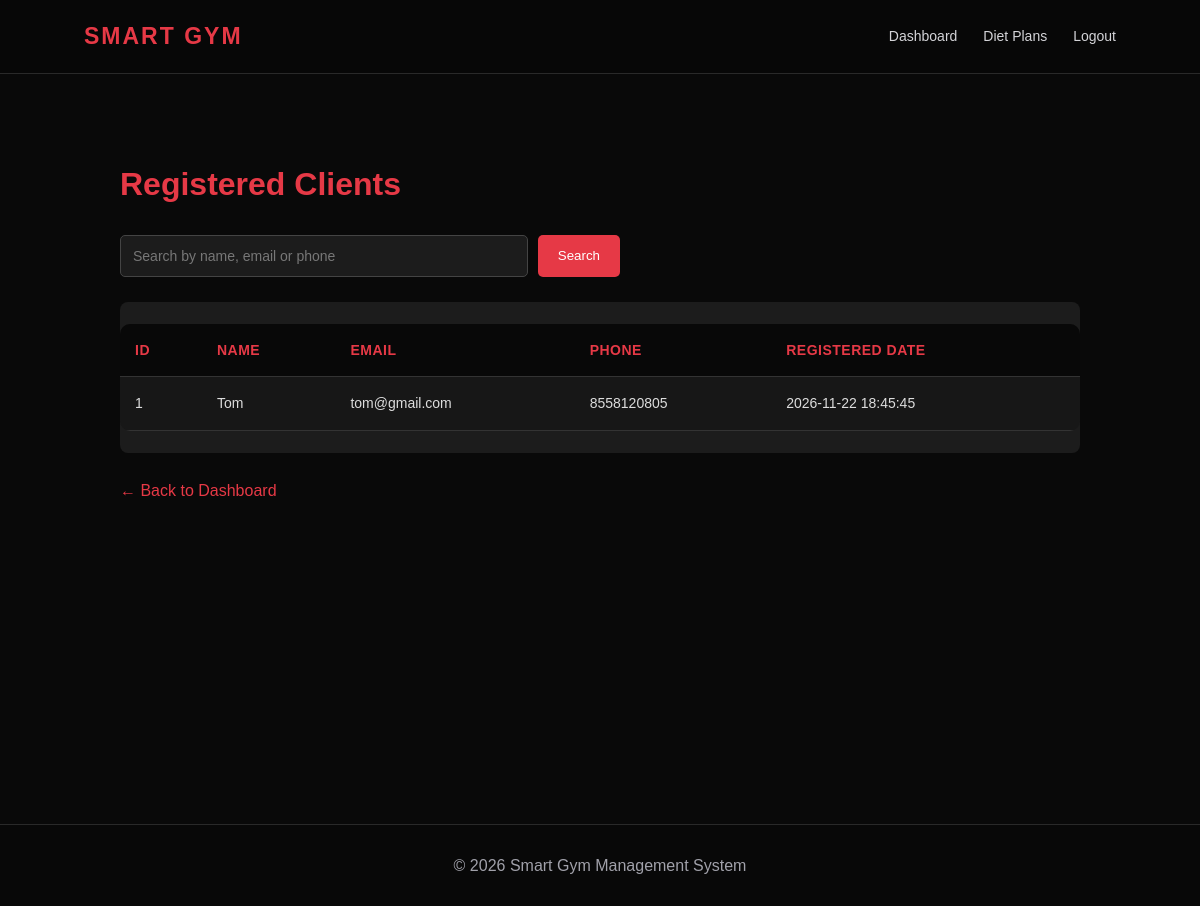
The app's page /dietitian/clients.php (signed in) with its own data.
### tables this page shows
CREATE TABLE `clients` (
  `id` int NOT NULL AUTO_INCREMENT,
  `name` varchar(100) NOT NULL,
  `email` varchar(150) NOT NULL,
  `phone` varchar(15) NOT NULL,
  `password` varchar(255) NOT NULL,
  `created_at` timestamp NULL DEFAULT CURRENT_TIMESTAMP,
  PRIMARY KEY (`id`),
  UNIQUE KEY `email` (`email`)
);

### dietitian/clients.php (the view, shortened to what this page needs)
<?php
require_once "../config/database.php";
$search = trim($_GET["search"] ?? "");
if ($search !== "") {
    $stmt = $conn->prepare(
        "SELECT id, name, email, phone, created_at
         FROM clients
         WHERE name LIKE ? OR email LIKE ? OR phone LIKE ?
         ORDER BY id DESC"
    );
    $term = "%" . $search . "%";
    $stmt->execute([$term, $term, $term]);
} else {
    $stmt = $conn->query(
        "SELECT id, name, email, phone, created_at
         FROM clients
         ORDER BY id DESC"
    );
}
$clients = $stmt->fetchAll();
?>
<!DOCTYPE html>
<html lang="en">
<head>
    <link rel="stylesheet" href="../assets/css/style.css">
</head>
<body>
<header class="navbar">
    <h2>SMART GYM</h2>
    <nav>
        <a href="dashboard.php">Dashboard</a>
        <a href="diet_plans.php">Diet Plans</a>
        <a href="logout.php">Logout</a>
    </nav>
</header>
<main class="container">
    <h1>Registered Clients</h1>
    <form method="GET" class="search-form">
        <input
            type="search"
            name="search"
            placeholder="Search by name, email or phone"
            value="<?= htmlspecialchars($search) ?>"
        >
        <button type="submit">Search</button>
    </form>
    <div class="table-container">
        <table>
            <thead>
                <tr>
                    <th>ID</th>
                    <th>Name</th>
                    <th>Email</th>
                    <th>Phone</th>
                    <th>Registered Date</th>
                </tr>
            </thead>
            <tbody>
                <?php if (empty($clients)): ?>
                    <tr>
                        <td colspan="5" class="empty">
                            No clients found.
                        </td>
                    </tr>
                <?php else: ?>
                    <?php foreach ($clients as $client): ?>
                        <tr>
                            <td><?= (int)$client["id"] ?></td>
                            <td><?= htmlspecialchars($client["name"]) ?></td>
                            <td><?= htmlspecialchars($client["email"]) ?></td>
                            <td><?= htmlspecialchars($client["phone"]) ?></td>
                            <td><?= htmlspecialchars($client["created_at"]) ?></td>
                        </tr>
                    <?php endforeach; ?>
                <?php endif; ?>
            </tbody>
        </table>
    </div>
    <a href="dashboard.php" class="back-link">
        ← Back to Dashboard
    </a>
</main>
<footer>
    <p>&copy; <?= date("Y") ?> Smart Gym Management System</p>
</footer>
</body>
</html>

### assets/css/style.css (style rules this page uses)
:root { --bg: #090909; --surface: #111111; --card: #171717; --card-hover: #202020; --accent: #e63946; --accent-dark: #bd1f2d; --text: #ffffff; --muted: #a1a1aa; --border: #292929; --success: #22c55e; --warning: #f59e0b; --radius: 14px; --shadow: 0 12px 35px rgba(0,0,0,0.3); }
* { margin: 0; padding: 0; box-sizing: border-box; }
html { scroll-behavior: smooth; }
body { font-family: Arial, Helvetica, sans-serif; background: var(--bg); color: var(--text); line-height: 1.6; min-height: 100vh; }
a { color: inherit; }
.navbar { display: flex; justify-content: space-between; align-items: center; padding: 18px 7%; background: rgba(8,8,8,0.94); border-bottom: 1px solid var(--border); position: relative; z-index: 10; backdrop-filter: blur(15px); }
.navbar h2 { color: var(--accent); letter-spacing: 2px; font-size: 23px; font-weight: 800; }
.navbar nav { display: flex; align-items: center; gap: 26px; }
.navbar nav a { color: #d4d4d8; text-decoration: none; font-size: 14px; transition: 0.25s; }
button { font-family: inherit; }
.dashboard-container, .container { width: min(1200px, 90%); margin: 35px auto; }
form { margin-top: 15px; }
input, select, textarea { width: 100%; padding: 13px 15px; background: #101010; border: 1px solid #333; border-radius: 8px; color: white; outline: none; font-size: 14px; transition: 0.25s; }
input::placeholder, textarea::placeholder { color: #777; }
table { width: 100%; border-collapse: collapse; margin: 22px 0; background: var(--card); border-radius: 10px; overflow: hidden; }
th { background: #222; color: var(--accent); text-align: left; font-size: 13px; text-transform: uppercase; letter-spacing: 0.5px; }
th, td { padding: 14px 16px; border-bottom: 1px solid var(--border); font-size: 14px; }
td { color: #ddd; }
footer { background: #080808; text-align: center; padding: 28px; color: var(--muted); border-top: 1px solid var(--border); }

### dietitian/clients.php (style rules this page uses)
.container { padding: 50px 5%; min-height: 85vh; }
h1 { color: #e63946; margin-bottom: 25px; }
.search-form { display: flex; gap: 10px; margin-bottom: 25px; max-width: 500px; }
.search-form input { flex: 1; min-width: 0; padding: 12px; background: #1c1c1c; color: white; border: 1px solid #444; border-radius: 5px; }
.search-form button { padding: 12px 20px; background: #e63946; color: white; border: none; border-radius: 5px; cursor: pointer; }
.table-container { overflow-x: auto; background: #1c1c1c; border-radius: 8px; }
table { width: 100%; min-width: 700px; border-collapse: collapse; }
th, td { padding: 15px; text-align: left; border-bottom: 1px solid #333; }
th { background: #080808; color: #e63946; }
td { color: #ddd; }
.back-link { display: inline-block; margin-top: 25px; color: #e63946; text-decoration: none; }

### records on screen
clients: id "1", name "Tom", email "tom@gmail.com", phone "8558120805", created_at "2026-11-22 18:45:45"
